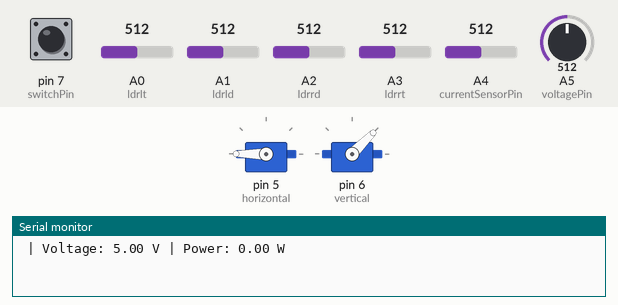
Recording of a sketch running on a simulated Arduino Uno, built with avr-gcc and run on an emulated ATmega328P. Shown: 2 × servo, the last lines printed to the serial monitor. Inputs (shaded band) come from the test bench; at power-on: A0 (ldrlt) = 512, A1 (ldrld) = 512, A2 (ldrrd) = 512, pin 7 (switchPin) HIGH, A3 (ldrrt) = 512, A4 (currentSensorPin) = 512, A5 (voltagePin) = 512.

Above: at 3.7 s.
3.8 s: A0 (ldrlt) set to 536
5.3 s: A0 (ldrlt) set to 564
At 5.78 s:
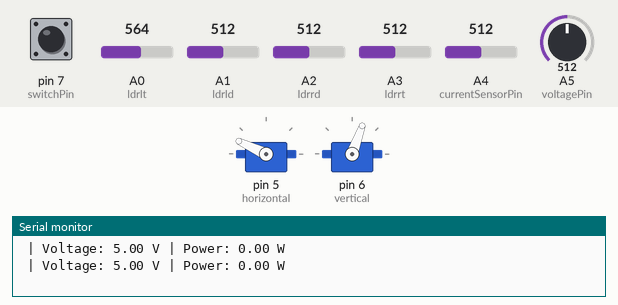
At 8.7 s:
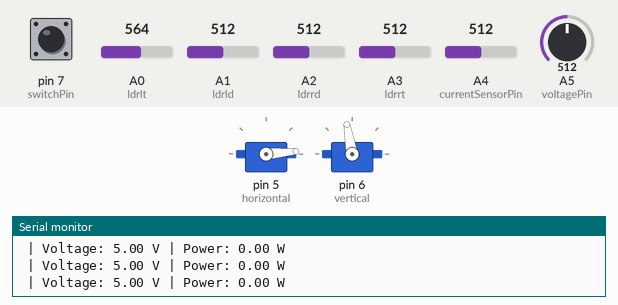
8.8 s: A1 (ldrld) set to 587
10.3 s: A1 (ldrld) set to 613
At 13.0 s:
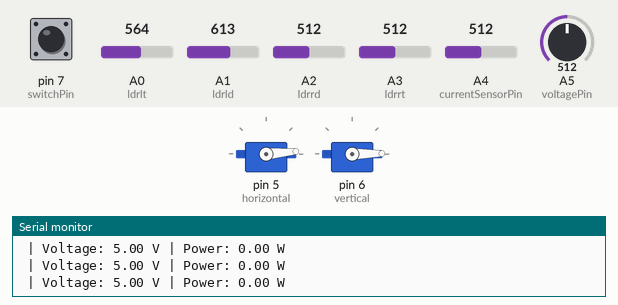
13.8 s: A2 (ldrrd) set to 689
15.3 s: A2 (ldrrd) set to 724
At 19.3 s:
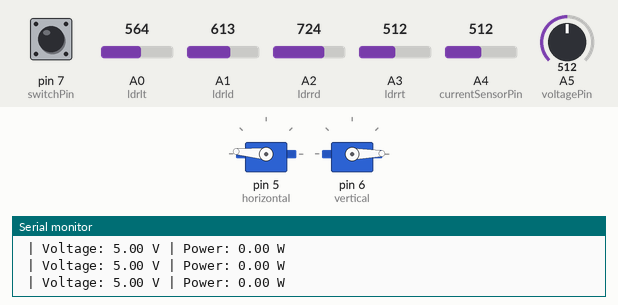
Timing chart, 0 to 19.8 s (numbered marks = the images above; inputs shaded):
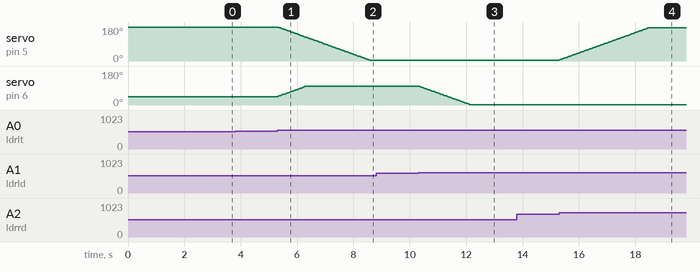

Measured:
- the behaviour switches between 553 and 554 on A0 (ldrlt) (found by bisection; images 0 and 1)
- the behaviour switches between 605 and 606 on A1 (ldrld) (found by bisection; images 2 and 3)
- the behaviour switches between 705 and 706 on A2 (ldrrd) (found by bisection; images 3 and 4)
- after the input at 5.3 s, servo on pin 5 (horizontal): moves from 180° to 5° over 3.2 s, starting at once; servo on pin 6 (vertical): moves from 45° to 100° over 1.0 s, starting at once
- after the input at 8.8 s, every drawn part: stays the same
- after the input at 10.3 s, servo on pin 6 (vertical): moves from 100° to 1° over 1.8 s, starting at once
- after the input at 15.3 s, servo on pin 5 (horizontal): moves from 5° to 175° over 3.1 s, starting at once

The sketch:

Solae_Lab.ino
```cpp
#include <Servo.h>

Servo horizontal; // Horizontal Servo Motor
int servohori = 180;
int servohoriLimitHigh = 175;
int servohoriLimitLow = 5;

Servo vertical; // Vertical Servo Motor
int servovert = 45;
int servovertLimitHigh = 100;
int servovertLimitLow = 1;

// LDR pin connections
int ldrlt = A0; // Bottom Left LDR
int ldrrt = A3; // Bottom Right LDR
int ldrld = A1; // Top Left LDR
int ldrrd = A2; // Top Right LDR

const int currentSensorPin = A4;
const int voltagePin = A5;

unsigned long lastSensorReadTime = 0;
const unsigned long sensorReadInterval = 2000; // Every 2 seconds

float current = 0;
float voltage = 0;
float power = 0;

const int switchPin = 7;  // D7
bool trackingEnabled = true;


void setup() {
  pinMode(switchPin, INPUT_PULLUP);  // Using internal pull-up
  horizontal.attach(5);
  vertical.attach(6);
  horizontal.write(180);
  vertical.write(45);
  Serial.begin(115200);
  delay(2500);
  //int raw = analogRead(currentSensorPin);
  //Serial.println(raw); // See what it gives with 0A

}


void loop() {
trackingEnabled = digitalRead(switchPin); // HIGH = tracking, LOW = non-tracking

if (trackingEnabled) {
  // ----- TRACKING MODE -----
  int lt = analogRead(ldrlt);
  int rt = analogRead(ldrrt);
  int ld = analogRead(ldrld);
  int rd = analogRead(ldrrd);

  int dtime = 18;
  int tol = 20;

  int avt = (lt + rt) / 2;
  int avd = (ld + rd) / 2;
  int avl = (lt + ld) / 2;
  int avr = (rt + rd) / 2;

  int dvert = avt - avd;
  int dhoriz = avl - avr;

  if (abs(dvert) > tol) {
    if (avt > avd) {
      servovert = ++servovert;
      if (servovert > servovertLimitHigh) servovert = servovertLimitHigh;
    } else {
      servovert = --servovert;
      if (servovert < servovertLimitLow) servovert = servovertLimitLow;
    }
    vertical.write(servovert);
  }

  if (abs(dhoriz) > tol) {
    if (avl > avr) {
      servohori = --servohori;
      if (servohori < servohoriLimitLow) servohori = servohoriLimitLow;
    } else {
      servohori = ++servohori;
      if (servohori > servohoriLimitHigh) servohori = servohoriLimitHigh;
    }
    horizontal.write(servohori);
  }

  delay(dtime);

} else {
  // ----- NON-TRACKING MODE: HOLD AT 90 -----
  horizontal.write(90);
  vertical.write(90);
}

  // --- VOLTAGE & CURRENT SENSOR SECTION (Non-blocking) ---
if (millis() - lastSensorReadTime >= sensorReadInterval) {
  lastSensorReadTime = millis();

  // ----- CURRENT READING -----
  float currentSum = 0;
  const int currentSamples = 20;
  for (int i = 0; i < currentSamples; i++) {
    currentSum += (0.0264 * analogRead(currentSensorPin) - 13.51);
  }
  current = currentSum / currentSamples;
  if (abs(current) < 0.05) current = 0.0;
  //float current = (analogRead(A4) - 518) * 0.0264;


  // ----- VOLTAGE READING -----
  int voltageRaw = analogRead(voltagePin);
  float vOut = (voltageRaw * 5.0) / 1023.0;
  voltage = vOut * 2.0; // Assuming 2:1 voltage divider

  // ----- POWER CALCULATION -----
  power = voltage * current * -1;

  // ----- PRINT RESULTS -----
//  // Serial.print(" | Current: ");
//   Serial.print(current, 3);
//   Serial.print(" A");

  Serial.print(" | Voltage: ");
  Serial.print(voltage, 2);
  Serial.print(" V");

  Serial.print(" | Power: ");
  Serial.print(power, 2);
  Serial.println(" W");
}

}
```
